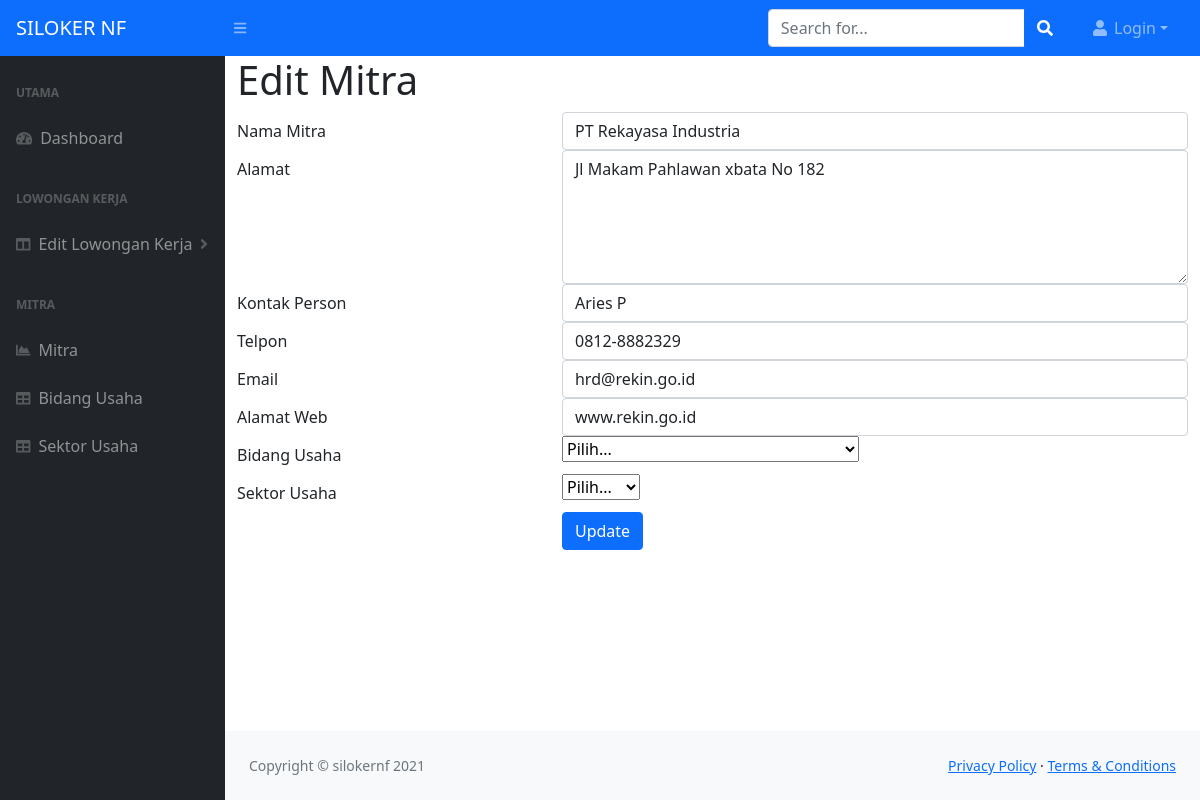
Page /mitra/edit/1 on the committed database.
### tables this page shows
CREATE TABLE `mitra` (
  `id` int(11) NOT NULL,
  `nama` varchar(100) DEFAULT NULL,
  `alamat` varchar(45) DEFAULT NULL,
  `kontak` varchar(30) DEFAULT NULL,
  `telpon` varchar(20) DEFAULT NULL,
  `email` varchar(30) DEFAULT NULL,
  `web` varchar(45) DEFAULT NULL,
  `bidang_usaha_id` int(11) NOT NULL,
  `sektor_usaha_id` int(11) NOT NULL
);

### application/controllers/Mitra.php (called while the page is built, shortened)
<?php
class Mitra extends CI_Controller {
	public function edit($id){
		$this->load->model('mitra_model','mitra');
		$obj_mitra = $this->mitra->findById($id);
		$this->load->model('all_model','all');
		$data['list_bidang'] = $this->all->getAll('bidang_usaha');
		$data['list_sektor'] = $this->all->getAll('sektor_usaha');
		$data['objmitra'] = $obj_mitra;
		$this->load->view('header');
		$this->load->view('mitra/edit', $data);
		$this->load->view('footer');
	}
}

### index.php (called while the page is built, shortened)
<?php
require_once BASEPATH.'core/CodeIgniter.php';

### application/models/Mitra_model.php (called while the page is built, shortened)
<?php
class Mitra_model extends CI_Model {
    public function findById($id){
        $query = $this->db->get_where('mitra',['id'=>$id]);
        return $query->row();
    }
}

### application/views/mitra/edit.php (the view, shortened to what this page needs)
<h1>Edit Mitra</h1>
<?php echo form_open('mitra/save');?>
<div class="form-group row">
  <label for="nama_mitra" class="col-4 col-form-label">Nama Mitra</label>
  <div class="col-8">
    <input id="nama_mitra" name="nama_mitra" placeholder="PT/CV" type="text"
      class="form-control" value="<?=$objmitra->nama?>">
  </div>
  </div>
  <div class="form-group row">
    <label for="alamat" class="col-4 col-form-label">Alamat</label>
    <div class="col-8">
      <textarea id="alamat" name="alamat" cols="40" rows="5"
      class="form-control"><?=$objmitra->alamat?></textarea>
    </div>
  </div>
  <div class="form-group row">
    <label for="kontak_person" class="col-4 col-form-label">Kontak Person</label>
    <div class="col-8">
      <input id="kontak_person" name="kontak_person" type="text"
      class="form-control" value="<?=$objmitra->kontak?>">
    </div>
  </div>
  <div class="form-group row">
    <label for="telpon" class="col-4 col-form-label">Telpon</label>
    <div class="col-8">
      <input id="telpon" name="telpon" placeholder="08xxx" type="text"
    class="form-control" value="<?=$objmitra->telpon?>">
    </div>
  </div>
  <div class="form-group row">
    <label for="email" class="col-4 col-form-label">Email</label>
    <div class="col-8">
      <input id="email" name="email" placeholder="example@example.com" type="text"
      class="form-control" value="<?=$objmitra->email?>">
    </div>
  </div>
  <div class="form-group row">
    <label for="alamat_web" class="col-4 col-form-label">Alamat Web</label>
    <div class="col-8">
      <input id="alamat_web" name="alamat_web" placeholder="www.example.com" type="text"
      class="form-control" value="<?=$objmitra->web?>">
    </div>
  </div>
  <div class="form-group row">
    <label for="bidang_usaha" class="col-4 col-form-label">Bidang Usaha</label>
    <div class="col-8">
      <select id="bidang_usaha" name="bidang_usaha" class="custom-select">
        <option value="">Pilih...</option>
      </select>
    </div>
  </div>
  <div class="form-group row">
    <label for="sektor_usaha" class="col-4 col-form-label">Sektor Usaha</label>
    <div class="col-8">
      <select id="sektor_usaha" name="sektor_usaha" class="custom-select">
        <option value="">Pilih...</option>
      </select>
    </div>
  </div>
  <div class="form-group row">
    <div class="offset-4 col-8">
      <button name="submit" type="submit" class="btn btn-primary">Update</button>
    </div>
  </div>
<?php echo form_close();?>

### rows in the picture
mitra: nama_mitra "PT Rekayasa Industria", alamat "Jl Makam Pahlawan xbata No 182", kontak_person "Aries P", telpon "0812-8882329", email "hrd@rekin.go.id", alamat_web "www.rekin.go.id"

### other values in the picture
$username "Login"
